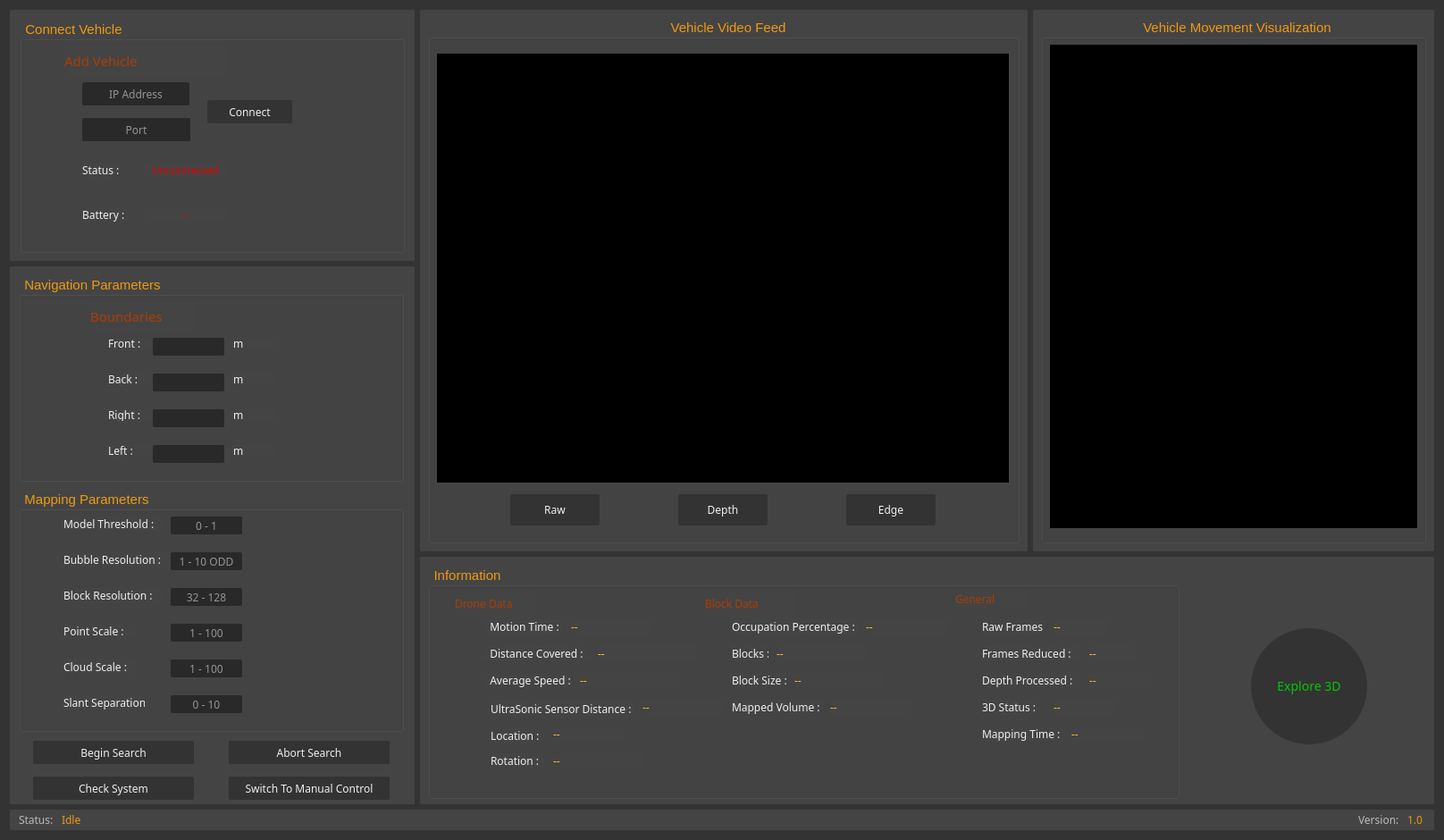
<?xml version="1.0" encoding="UTF-8"?>
<ui version="4.0">
 <class>Form</class>
 <widget class="QWidget" name="Form">
  <property name="windowModality">
   <enum>Qt::ApplicationModal</enum>
  </property>
  <property name="geometry">
   <rect>
    <x>0</x>
    <y>0</y>
    <width>1616</width>
    <height>940</height>
   </rect>
  </property>
  <property name="minimumSize">
   <size>
    <width>1616</width>
    <height>940</height>
   </size>
  </property>
  <property name="maximumSize">
   <size>
    <width>1616</width>
    <height>940</height>
   </size>
  </property>
  <property name="contextMenuPolicy">
   <enum>Qt::NoContextMenu</enum>
  </property>
  <property name="windowTitle">
   <string>Prometheus</string>
  </property>
  <property name="autoFillBackground">
   <bool>false</bool>
  </property>
  <property name="styleSheet">
   <string notr="true">#Form{
    background-color:#333;
}

QPushButton{
    background:linear-gradient(to bottom, #c62d1f 5%, #f24437 100%);
	background-color:#333;
	border-radius:2px;
	color:#eee;
	font-family:Trebuchet MS;
	font-size:12px;
	text-decoration:none;
}

QFrame{ 
    background-color: #444;
	border-radius:2px;
}

QLabel{
    color:#bbb;
	font-family:Trebuchet MS;
	font-size:12px;
}

QLabel[cssClass=&quot;values&quot;]{
    font-weight:light;
    color:#FDC029;
}

QLabel[cssClass=&quot;titles&quot;]{
    color:#e91;
    font-size:15px;
}

QLabel[cssClass=&quot;title2&quot;]{
    color:#AA3D01;
}

QComboBox{
    background-color:#292929;
    color:#ffffff;
	font-family:Trebuchet MS;
	font-size:12px;
    font-weight:bold;
    border-radius:2px;
}

QLineEdit{
    background-color:#292929;
    color:#ffffff;
	font-family:Trebuchet MS;
	font-size:12px;
    border-radius:2px;
}

QCheckBox{
    color:#262626;
	font-family:Trebuchet MS;
	font-size:12px;
}</string>
  </property>
  <layout class="QGridLayout" name="gridLayout">
   <item row="2" column="1" colspan="2">
    <widget class="QFrame" name="frame_4">
     <property name="maximumSize">
      <size>
       <width>16777215</width>
       <height>281</height>
      </size>
     </property>
     <property name="styleSheet">
      <string notr="true">color:#e91;</string>
     </property>
     <property name="frameShape">
      <enum>QFrame::StyledPanel</enum>
     </property>
     <property name="frameShadow">
      <enum>QFrame::Sunken</enum>
     </property>
     <property name="lineWidth">
      <number>2</number>
     </property>
     <property name="midLineWidth">
      <number>0</number>
     </property>
     <widget class="QPushButton" name="BTN_8">
      <property name="geometry">
       <rect>
        <x>930</x>
        <y>80</y>
        <width>130</width>
        <height>130</height>
       </rect>
      </property>
      <property name="maximumSize">
       <size>
        <width>130</width>
        <height>130</height>
       </size>
      </property>
      <property name="styleSheet">
       <string notr="true">border-radius:65px;
color:rgb(0,200,0);
font-family:Trebuchet MS;
font-size:14px; </string>
      </property>
      <property name="text">
       <string>Explore 3D</string>
      </property>
     </widget>
     <widget class="QGroupBox" name="GB_5">
      <property name="geometry">
       <rect>
        <x>9</x>
        <y>10</y>
        <width>841</width>
        <height>261</height>
       </rect>
      </property>
      <property name="font">
       <font>
        <pointsize>11</pointsize>
       </font>
      </property>
      <property name="title">
       <string> Information </string>
      </property>
      <widget class="QLabel" name="LBL_19">
       <property name="geometry">
        <rect>
         <x>60</x>
         <y>120</y>
         <width>101</width>
         <height>16</height>
        </rect>
       </property>
       <property name="styleSheet">
        <string notr="true">color:#eee;</string>
       </property>
       <property name="text">
        <string>   Average Speed :</string>
       </property>
      </widget>
      <widget class="QLabel" name="LBL_24">
       <property name="geometry">
        <rect>
         <x>340</x>
         <y>90</y>
         <width>41</width>
         <height>16</height>
        </rect>
       </property>
       <property name="styleSheet">
        <string notr="true">color:#eee;</string>
       </property>
       <property name="text">
        <string>Blocks :</string>
       </property>
      </widget>
      <widget class="QLabel" name="value_avg_speed">
       <property name="geometry">
        <rect>
         <x>170</x>
         <y>120</y>
         <width>111</width>
         <height>16</height>
        </rect>
       </property>
       <property name="styleSheet">
        <string notr="true">font-weight:light;
color:#FDC029;</string>
       </property>
       <property name="text">
        <string>--</string>
       </property>
      </widget>
      <widget class="QLabel" name="LBL_31">
       <property name="geometry">
        <rect>
         <x>620</x>
         <y>180</y>
         <width>91</width>
         <height>16</height>
        </rect>
       </property>
       <property name="styleSheet">
        <string notr="true">color:#eee;</string>
       </property>
       <property name="text">
        <string>Mapping Time :</string>
       </property>
      </widget>
      <widget class="QLabel" name="LBL_27">
       <property name="geometry">
        <rect>
         <x>620</x>
         <y>60</y>
         <width>71</width>
         <height>16</height>
        </rect>
       </property>
       <property name="styleSheet">
        <string notr="true">color:#eee;</string>
       </property>
       <property name="text">
        <string>Raw Frames :</string>
       </property>
      </widget>
      <widget class="QLabel" name="value_ultrasonic">
       <property name="geometry">
        <rect>
         <x>240</x>
         <y>150</y>
         <width>91</width>
         <height>16</height>
        </rect>
       </property>
       <property name="styleSheet">
        <string notr="true">font-weight:light;
color:#FDC029;</string>
       </property>
       <property name="text">
        <string>--</string>
       </property>
      </widget>
      <widget class="QLabel" name="LBL_25">
       <property name="geometry">
        <rect>
         <x>340</x>
         <y>120</y>
         <width>61</width>
         <height>16</height>
        </rect>
       </property>
       <property name="styleSheet">
        <string notr="true">color:#eee;</string>
       </property>
       <property name="text">
        <string>Block Size :</string>
       </property>
      </widget>
      <widget class="QLabel" name="value_rotation">
       <property name="geometry">
        <rect>
         <x>140</x>
         <y>210</y>
         <width>101</width>
         <height>16</height>
        </rect>
       </property>
       <property name="styleSheet">
        <string notr="true">font-weight:light;
color:#FDC029;</string>
       </property>
       <property name="text">
        <string>--</string>
       </property>
      </widget>
      <widget class="QLabel" name="value_raw">
       <property name="geometry">
        <rect>
         <x>700</x>
         <y>60</y>
         <width>61</width>
         <height>16</height>
        </rect>
       </property>
       <property name="styleSheet">
        <string notr="true">font-weight:light;
color:#FDC029;</string>
       </property>
       <property name="text">
        <string>--</string>
       </property>
      </widget>
      <widget class="QLabel" name="value_depth">
       <property name="geometry">
        <rect>
         <x>740</x>
         <y>120</y>
         <width>71</width>
         <height>16</height>
        </rect>
       </property>
       <property name="styleSheet">
        <string notr="true">font-weight:light;
color:#FDC029;</string>
       </property>
       <property name="text">
        <string>--</string>
       </property>
      </widget>
      <widget class="QLabel" name="value_motion">
       <property name="geometry">
        <rect>
         <x>160</x>
         <y>60</y>
         <width>91</width>
         <height>16</height>
        </rect>
       </property>
       <property name="styleSheet">
        <string notr="true">font-weight:light;
color:#FDC029;</string>
       </property>
       <property name="text">
        <string>--</string>
       </property>
      </widget>
      <widget class="QLabel" name="LBL_18">
       <property name="geometry">
        <rect>
         <x>60</x>
         <y>90</y>
         <width>121</width>
         <height>16</height>
        </rect>
       </property>
       <property name="styleSheet">
        <string notr="true">color:#eee;</string>
       </property>
       <property name="text">
        <string>   Distance Covered :</string>
       </property>
      </widget>
      <widget class="QLabel" name="LBL_20">
       <property name="geometry">
        <rect>
         <x>70</x>
         <y>150</y>
         <width>161</width>
         <height>20</height>
        </rect>
       </property>
       <property name="styleSheet">
        <string notr="true">color:#eee;</string>
       </property>
       <property name="text">
        <string>UltraSonic Sensor Distance :</string>
       </property>
      </widget>
      <widget class="QLabel" name="LBL_21">
       <property name="geometry">
        <rect>
         <x>70</x>
         <y>180</y>
         <width>61</width>
         <height>20</height>
        </rect>
       </property>
       <property name="styleSheet">
        <string notr="true">color:#eee;</string>
       </property>
       <property name="text">
        <string>Location :</string>
       </property>
      </widget>
      <widget class="QLabel" name="LBL_22">
       <property name="geometry">
        <rect>
         <x>70</x>
         <y>210</y>
         <width>61</width>
         <height>16</height>
        </rect>
       </property>
       <property name="styleSheet">
        <string notr="true">color:#eee;</string>
       </property>
       <property name="text">
        <string>Rotation :</string>
       </property>
      </widget>
      <widget class="QLabel" name="value_frame">
       <property name="geometry">
        <rect>
         <x>740</x>
         <y>90</y>
         <width>51</width>
         <height>16</height>
        </rect>
       </property>
       <property name="styleSheet">
        <string notr="true">font-weight:light;
color:#FDC029;</string>
       </property>
       <property name="text">
        <string>--</string>
       </property>
      </widget>
      <widget class="QLabel" name="LBL_28">
       <property name="geometry">
        <rect>
         <x>620</x>
         <y>90</y>
         <width>111</width>
         <height>16</height>
        </rect>
       </property>
       <property name="styleSheet">
        <string notr="true">color:#eee;</string>
       </property>
       <property name="text">
        <string>Frames Reduced :</string>
       </property>
      </widget>
      <widget class="QLabel" name="value_distance">
       <property name="geometry">
        <rect>
         <x>190</x>
         <y>90</y>
         <width>111</width>
         <height>16</height>
        </rect>
       </property>
       <property name="styleSheet">
        <string notr="true">font-weight:light;
color:#FDC029;</string>
       </property>
       <property name="text">
        <string>--</string>
       </property>
      </widget>
      <widget class="QLabel" name="value_3d_status">
       <property name="geometry">
        <rect>
         <x>700</x>
         <y>150</y>
         <width>71</width>
         <height>16</height>
        </rect>
       </property>
       <property name="styleSheet">
        <string notr="true">font-weight:light;
color:#FDC029;</string>
       </property>
       <property name="text">
        <string>--</string>
       </property>
      </widget>
      <widget class="QLabel" name="title_1_2">
       <property name="geometry">
        <rect>
         <x>310</x>
         <y>27</y>
         <width>101</width>
         <height>31</height>
        </rect>
       </property>
       <property name="styleSheet">
        <string notr="true">color:#AA3D01;</string>
       </property>
       <property name="text">
        <string>Block Data</string>
       </property>
      </widget>
      <widget class="QLabel" name="value_mapping">
       <property name="geometry">
        <rect>
         <x>720</x>
         <y>180</y>
         <width>81</width>
         <height>16</height>
        </rect>
       </property>
       <property name="styleSheet">
        <string notr="true">font-weight:light;
color:#FDC029;</string>
       </property>
       <property name="text">
        <string>--</string>
       </property>
      </widget>
      <widget class="QLabel" name="LBL_23">
       <property name="geometry">
        <rect>
         <x>340</x>
         <y>60</y>
         <width>141</width>
         <height>16</height>
        </rect>
       </property>
       <property name="styleSheet">
        <string notr="true">color:#eee;</string>
       </property>
       <property name="text">
        <string>Occupation Percentage :</string>
       </property>
      </widget>
      <widget class="QLabel" name="LBL_30">
       <property name="geometry">
        <rect>
         <x>620</x>
         <y>150</y>
         <width>61</width>
         <height>16</height>
        </rect>
       </property>
       <property name="styleSheet">
        <string notr="true">color:#eee;</string>
       </property>
       <property name="text">
        <string>3D Status :</string>
       </property>
      </widget>
      <widget class="QLabel" name="value_blocks">
       <property name="geometry">
        <rect>
         <x>390</x>
         <y>90</y>
         <width>101</width>
         <height>16</height>
        </rect>
       </property>
       <property name="styleSheet">
        <string notr="true">font-weight:light;
color:#FDC029;</string>
       </property>
       <property name="text">
        <string>--</string>
       </property>
      </widget>
      <widget class="QLabel" name="value_block_size">
       <property name="geometry">
        <rect>
         <x>410</x>
         <y>120</y>
         <width>101</width>
         <height>16</height>
        </rect>
       </property>
       <property name="styleSheet">
        <string notr="true">font-weight:light;
color:#FDC029;</string>
       </property>
       <property name="text">
        <string>--</string>
       </property>
      </widget>
      <widget class="QLabel" name="value_percentage">
       <property name="geometry">
        <rect>
         <x>490</x>
         <y>60</y>
         <width>91</width>
         <height>16</height>
        </rect>
       </property>
       <property name="styleSheet">
        <string notr="true">font-weight:light;
color:#FDC029;</string>
       </property>
       <property name="text">
        <string>--</string>
       </property>
      </widget>
      <widget class="QLabel" name="title_1_1">
       <property name="geometry">
        <rect>
         <x>30</x>
         <y>27</y>
         <width>91</width>
         <height>31</height>
        </rect>
       </property>
       <property name="styleSheet">
        <string notr="true">color:#AA3D01;</string>
       </property>
       <property name="text">
        <string>Drone Data</string>
       </property>
      </widget>
      <widget class="QLabel" name="value_mapped">
       <property name="geometry">
        <rect>
         <x>450</x>
         <y>150</y>
         <width>91</width>
         <height>16</height>
        </rect>
       </property>
       <property name="styleSheet">
        <string notr="true">font-weight:light;
color:#FDC029;</string>
       </property>
       <property name="text">
        <string>--</string>
       </property>
      </widget>
      <widget class="QLabel" name="LBL_29">
       <property name="geometry">
        <rect>
         <x>620</x>
         <y>120</y>
         <width>111</width>
         <height>16</height>
        </rect>
       </property>
       <property name="styleSheet">
        <string notr="true">color:#eee;</string>
       </property>
       <property name="text">
        <string>Depth Processed :</string>
       </property>
      </widget>
      <widget class="QLabel" name="LBL_17">
       <property name="geometry">
        <rect>
         <x>60</x>
         <y>60</y>
         <width>91</width>
         <height>16</height>
        </rect>
       </property>
       <property name="styleSheet">
        <string notr="true">color:#eee;</string>
       </property>
       <property name="text">
        <string>   Motion Time :</string>
       </property>
      </widget>
      <widget class="QLabel" name="LBL_26">
       <property name="geometry">
        <rect>
         <x>340</x>
         <y>150</y>
         <width>101</width>
         <height>16</height>
        </rect>
       </property>
       <property name="styleSheet">
        <string notr="true">color:#eee;</string>
       </property>
       <property name="text">
        <string>Mapped Volume :</string>
       </property>
      </widget>
      <widget class="QLabel" name="value_location">
       <property name="geometry">
        <rect>
         <x>140</x>
         <y>180</y>
         <width>81</width>
         <height>16</height>
        </rect>
       </property>
       <property name="styleSheet">
        <string notr="true">font-weight:light;
color:#FDC029;</string>
       </property>
       <property name="text">
        <string>--</string>
       </property>
      </widget>
      <widget class="QLabel" name="title_1_3">
       <property name="geometry">
        <rect>
         <x>590</x>
         <y>27</y>
         <width>81</width>
         <height>21</height>
        </rect>
       </property>
       <property name="styleSheet">
        <string notr="true">color:#AA3D01;</string>
       </property>
       <property name="text">
        <string>General</string>
       </property>
      </widget>
     </widget>
    </widget>
   </item>
   <item row="0" column="0">
    <widget class="QFrame" name="frame">
     <property name="minimumSize">
      <size>
       <width>453</width>
       <height>281</height>
      </size>
     </property>
     <property name="maximumSize">
      <size>
       <width>453</width>
       <height>281</height>
      </size>
     </property>
     <property name="frameShape">
      <enum>QFrame::Panel</enum>
     </property>
     <property name="frameShadow">
      <enum>QFrame::Sunken</enum>
     </property>
     <property name="lineWidth">
      <number>1</number>
     </property>
     <property name="midLineWidth">
      <number>0</number>
     </property>
     <widget class="QGroupBox" name="GB_1">
      <property name="geometry">
       <rect>
        <x>11</x>
        <y>11</y>
        <width>431</width>
        <height>261</height>
       </rect>
      </property>
      <property name="font">
       <font>
        <pointsize>11</pointsize>
       </font>
      </property>
      <property name="styleSheet">
       <string notr="true">color:#e91;</string>
      </property>
      <property name="title">
       <string> Connect Vehicle </string>
      </property>
      <widget class="QLabel" name="value_status">
       <property name="geometry">
        <rect>
         <x>140</x>
         <y>160</y>
         <width>91</width>
         <height>16</height>
        </rect>
       </property>
       <property name="styleSheet">
        <string notr="true">font-weight:light;
color:rgb(220,0,0);</string>
       </property>
       <property name="text">
        <string>Unconnected</string>
       </property>
       <property name="alignment">
        <set>Qt::AlignCenter</set>
       </property>
      </widget>
      <widget class="QLabel" name="value_battery">
       <property name="geometry">
        <rect>
         <x>140</x>
         <y>210</y>
         <width>91</width>
         <height>16</height>
        </rect>
       </property>
       <property name="styleSheet">
        <string notr="true">font-weight:light;
color:rgb(220,0,0);</string>
       </property>
       <property name="text">
        <string>--</string>
       </property>
       <property name="alignment">
        <set>Qt::AlignCenter</set>
       </property>
      </widget>
      <widget class="QLabel" name="LBL_1">
       <property name="geometry">
        <rect>
         <x>70</x>
         <y>160</y>
         <width>41</width>
         <height>16</height>
        </rect>
       </property>
       <property name="styleSheet">
        <string notr="true">color:#eee;</string>
       </property>
       <property name="text">
        <string>Status :</string>
       </property>
      </widget>
      <widget class="QLabel" name="LBL_2">
       <property name="geometry">
        <rect>
         <x>70</x>
         <y>210</y>
         <width>51</width>
         <height>16</height>
        </rect>
       </property>
       <property name="styleSheet">
        <string notr="true">color:#eee;</string>
       </property>
       <property name="text">
        <string>Battery :</string>
       </property>
      </widget>
      <widget class="QLineEdit" name="INP_ip">
       <property name="geometry">
        <rect>
         <x>70</x>
         <y>70</y>
         <width>120</width>
         <height>26</height>
        </rect>
       </property>
       <property name="styleSheet">
        <string notr="true">background-color:#292929;
color:#ffffff;
font-family:Trebuchet MS;
font-size:12px; 
border-radius:2px;</string>
       </property>
       <property name="cursorPosition">
        <number>0</number>
       </property>
       <property name="alignment">
        <set>Qt::AlignCenter</set>
       </property>
       <property name="placeholderText">
        <string>IP Address</string>
       </property>
      </widget>
      <widget class="QLineEdit" name="INP_port">
       <property name="geometry">
        <rect>
         <x>70</x>
         <y>110</y>
         <width>121</width>
         <height>26</height>
        </rect>
       </property>
       <property name="styleSheet">
        <string notr="true">background-color:#292929;
color:#ffffff;
font-family:Trebuchet MS;
font-size:12px; 
border-radius:2px;</string>
       </property>
       <property name="alignment">
        <set>Qt::AlignCenter</set>
       </property>
       <property name="placeholderText">
        <string>Port</string>
       </property>
      </widget>
      <widget class="QPushButton" name="BTN_connect">
       <property name="geometry">
        <rect>
         <x>210</x>
         <y>90</y>
         <width>95</width>
         <height>26</height>
        </rect>
       </property>
       <property name="minimumSize">
        <size>
         <width>95</width>
         <height>26</height>
        </size>
       </property>
       <property name="styleSheet">
        <string notr="true">color:#eee;</string>
       </property>
       <property name="text">
        <string>Connect</string>
       </property>
      </widget>
      <widget class="QLabel" name="title_1">
       <property name="geometry">
        <rect>
         <x>50</x>
         <y>30</y>
         <width>181</width>
         <height>31</height>
        </rect>
       </property>
       <property name="styleSheet">
        <string notr="true">color:#AA3D01;
font-size:15px;</string>
       </property>
       <property name="text">
        <string>Add Vehicle</string>
       </property>
      </widget>
     </widget>
    </widget>
   </item>
   <item row="0" column="2" rowspan="2">
    <widget class="QFrame" name="frame_5">
     <property name="frameShape">
      <enum>QFrame::StyledPanel</enum>
     </property>
     <property name="frameShadow">
      <enum>QFrame::Sunken</enum>
     </property>
     <property name="midLineWidth">
      <number>0</number>
     </property>
     <layout class="QVBoxLayout" name="verticalLayout_4">
      <item>
       <widget class="QGroupBox" name="GB_6">
        <property name="font">
         <font>
          <pointsize>11</pointsize>
         </font>
        </property>
        <property name="styleSheet">
         <string notr="true">color:#e91;</string>
        </property>
        <property name="title">
         <string> Vehicle Movement Visualization </string>
        </property>
        <property name="alignment">
         <set>Qt::AlignCenter</set>
        </property>
        <widget class="QWidget" name="path_widget" native="true">
         <property name="geometry">
          <rect>
           <x>10</x>
           <y>30</y>
           <width>411</width>
           <height>541</height>
          </rect>
         </property>
         <property name="autoFillBackground">
          <bool>false</bool>
         </property>
         <property name="styleSheet">
          <string notr="true">background-color:#000;</string>
         </property>
        </widget>
       </widget>
      </item>
     </layout>
    </widget>
   </item>
   <item row="1" column="0" rowspan="2">
    <widget class="QFrame" name="frame_2">
     <property name="frameShape">
      <enum>QFrame::Panel</enum>
     </property>
     <property name="frameShadow">
      <enum>QFrame::Sunken</enum>
     </property>
     <property name="lineWidth">
      <number>1</number>
     </property>
     <property name="midLineWidth">
      <number>0</number>
     </property>
     <widget class="QGroupBox" name="GB_2">
      <property name="geometry">
       <rect>
        <x>10</x>
        <y>10</y>
        <width>431</width>
        <height>231</height>
       </rect>
      </property>
      <property name="font">
       <font>
        <pointsize>11</pointsize>
       </font>
      </property>
      <property name="styleSheet">
       <string notr="true">color:#e91;</string>
      </property>
      <property name="title">
       <string> Navigation Parameters </string>
      </property>
      <widget class="QLabel" name="title_2">
       <property name="geometry">
        <rect>
         <x>80</x>
         <y>30</y>
         <width>121</width>
         <height>31</height>
        </rect>
       </property>
       <property name="styleSheet">
        <string notr="true">color:#AA3D01;
font-size:15px;</string>
       </property>
       <property name="text">
        <string>Boundaries</string>
       </property>
      </widget>
      <widget class="QLabel" name="LBL_3">
       <property name="geometry">
        <rect>
         <x>100</x>
         <y>70</y>
         <width>47</width>
         <height>13</height>
        </rect>
       </property>
       <property name="styleSheet">
        <string notr="true">color:#eee;</string>
       </property>
       <property name="text">
        <string>Front :</string>
       </property>
      </widget>
      <widget class="QLabel" name="LBL_5">
       <property name="geometry">
        <rect>
         <x>100</x>
         <y>150</y>
         <width>47</width>
         <height>13</height>
        </rect>
       </property>
       <property name="styleSheet">
        <string notr="true">color:#eee;</string>
       </property>
       <property name="text">
        <string>Right :</string>
       </property>
      </widget>
      <widget class="QLabel" name="LBL_4">
       <property name="geometry">
        <rect>
         <x>100</x>
         <y>110</y>
         <width>47</width>
         <height>13</height>
        </rect>
       </property>
       <property name="styleSheet">
        <string notr="true">color:#eee;</string>
       </property>
       <property name="text">
        <string>Back :</string>
       </property>
      </widget>
      <widget class="QLabel" name="LBL_6">
       <property name="geometry">
        <rect>
         <x>100</x>
         <y>190</y>
         <width>47</width>
         <height>13</height>
        </rect>
       </property>
       <property name="styleSheet">
        <string notr="true">color:#eee;</string>
       </property>
       <property name="text">
        <string>Left :</string>
       </property>
      </widget>
      <widget class="QLineEdit" name="INP_front_length">
       <property name="geometry">
        <rect>
         <x>150</x>
         <y>70</y>
         <width>80</width>
         <height>20</height>
        </rect>
       </property>
       <property name="styleSheet">
        <string>background-color:#292929;
color:#ffffff;
font-family:Trebuchet MS;
font-size:12px; 
border-radius:2px;</string>
       </property>
       <property name="alignment">
        <set>Qt::AlignCenter</set>
       </property>
      </widget>
      <widget class="QLineEdit" name="INP_back_length">
       <property name="geometry">
        <rect>
         <x>150</x>
         <y>110</y>
         <width>80</width>
         <height>20</height>
        </rect>
       </property>
       <property name="styleSheet">
        <string>background-color:#292929;
color:#ffffff;
font-family:Trebuchet MS;
font-size:12px; 
border-radius:2px;</string>
       </property>
       <property name="alignment">
        <set>Qt::AlignCenter</set>
       </property>
      </widget>
      <widget class="QLineEdit" name="INP_right_length">
       <property name="geometry">
        <rect>
         <x>150</x>
         <y>150</y>
         <width>80</width>
         <height>20</height>
        </rect>
       </property>
       <property name="styleSheet">
        <string>background-color:#292929;
color:#ffffff;
font-family:Trebuchet MS;
font-size:12px; 
border-radius:2px;</string>
       </property>
       <property name="alignment">
        <set>Qt::AlignCenter</set>
       </property>
      </widget>
      <widget class="QLineEdit" name="INP_left_length">
       <property name="geometry">
        <rect>
         <x>150</x>
         <y>190</y>
         <width>80</width>
         <height>20</height>
        </rect>
       </property>
       <property name="styleSheet">
        <string>background-color:#292929;
color:#ffffff;
font-family:Trebuchet MS;
font-size:12px; 
border-radius:2px;</string>
       </property>
       <property name="alignment">
        <set>Qt::AlignCenter</set>
       </property>
      </widget>
      <widget class="QLabel" name="LBL_13">
       <property name="geometry">
        <rect>
         <x>240</x>
         <y>70</y>
         <width>47</width>
         <height>13</height>
        </rect>
       </property>
       <property name="styleSheet">
        <string notr="true">color:#eee;</string>
       </property>
       <property name="text">
        <string>m</string>
       </property>
      </widget>
      <widget class="QLabel" name="LBL_14">
       <property name="geometry">
        <rect>
         <x>240</x>
         <y>110</y>
         <width>47</width>
         <height>13</height>
        </rect>
       </property>
       <property name="styleSheet">
        <string notr="true">color:#eee;</string>
       </property>
       <property name="text">
        <string>m</string>
       </property>
      </widget>
      <widget class="QLabel" name="LBL_15">
       <property name="geometry">
        <rect>
         <x>240</x>
         <y>150</y>
         <width>47</width>
         <height>13</height>
        </rect>
       </property>
       <property name="styleSheet">
        <string notr="true">color:#eee;</string>
       </property>
       <property name="text">
        <string>m</string>
       </property>
      </widget>
      <widget class="QLabel" name="LBL_16">
       <property name="geometry">
        <rect>
         <x>240</x>
         <y>190</y>
         <width>47</width>
         <height>13</height>
        </rect>
       </property>
       <property name="styleSheet">
        <string notr="true">color:#eee;</string>
       </property>
       <property name="text">
        <string>m</string>
       </property>
      </widget>
     </widget>
     <widget class="QGroupBox" name="GB_3">
      <property name="geometry">
       <rect>
        <x>10</x>
        <y>250</y>
        <width>431</width>
        <height>271</height>
       </rect>
      </property>
      <property name="font">
       <font>
        <pointsize>11</pointsize>
       </font>
      </property>
      <property name="styleSheet">
       <string notr="true">color:#e91;</string>
      </property>
      <property name="title">
       <string> Mapping Parameters </string>
      </property>
      <widget class="QLabel" name="LBL_7">
       <property name="geometry">
        <rect>
         <x>50</x>
         <y>30</y>
         <width>111</width>
         <height>16</height>
        </rect>
       </property>
       <property name="styleSheet">
        <string notr="true">color:#eee;</string>
       </property>
       <property name="text">
        <string>Model Threshold :</string>
       </property>
      </widget>
      <widget class="QLabel" name="LBL_8">
       <property name="geometry">
        <rect>
         <x>50</x>
         <y>70</y>
         <width>121</width>
         <height>16</height>
        </rect>
       </property>
       <property name="styleSheet">
        <string notr="true">color:#eee;</string>
       </property>
       <property name="text">
        <string>Bubble Resolution :</string>
       </property>
      </widget>
      <widget class="QLabel" name="LBL_9">
       <property name="geometry">
        <rect>
         <x>50</x>
         <y>110</y>
         <width>111</width>
         <height>16</height>
        </rect>
       </property>
       <property name="styleSheet">
        <string notr="true">color:#eee;</string>
       </property>
       <property name="text">
        <string>Block Resolution :</string>
       </property>
      </widget>
      <widget class="QLabel" name="LBL_10">
       <property name="geometry">
        <rect>
         <x>50</x>
         <y>150</y>
         <width>81</width>
         <height>16</height>
        </rect>
       </property>
       <property name="styleSheet">
        <string notr="true">color:#eee;</string>
       </property>
       <property name="text">
        <string>Point Scale :</string>
       </property>
      </widget>
      <widget class="QLabel" name="LBL_11">
       <property name="geometry">
        <rect>
         <x>50</x>
         <y>190</y>
         <width>81</width>
         <height>16</height>
        </rect>
       </property>
       <property name="styleSheet">
        <string notr="true">color:#eee;</string>
       </property>
       <property name="text">
        <string>Cloud Scale :</string>
       </property>
      </widget>
      <widget class="QLabel" name="LBL_12">
       <property name="geometry">
        <rect>
         <x>50</x>
         <y>230</y>
         <width>91</width>
         <height>16</height>
        </rect>
       </property>
       <property name="styleSheet">
        <string notr="true">color:#eee;</string>
       </property>
       <property name="text">
        <string>Slant Separation :</string>
       </property>
      </widget>
      <widget class="QLineEdit" name="INP_model">
       <property name="geometry">
        <rect>
         <x>170</x>
         <y>30</y>
         <width>80</width>
         <height>20</height>
        </rect>
       </property>
       <property name="styleSheet">
        <string>background-color:#292929;
color:#ffffff;
font-family:Trebuchet MS;
font-size:12px; 
border-radius:2px;</string>
       </property>
       <property name="alignment">
        <set>Qt::AlignCenter</set>
       </property>
       <property name="placeholderText">
        <string>0 - 1</string>
       </property>
      </widget>
      <widget class="QLineEdit" name="INP_bubble">
       <property name="geometry">
        <rect>
         <x>170</x>
         <y>70</y>
         <width>80</width>
         <height>20</height>
        </rect>
       </property>
       <property name="styleSheet">
        <string>background-color:#292929;
color:#ffffff;
font-family:Trebuchet MS;
font-size:12px; 
border-radius:2px;</string>
       </property>
       <property name="alignment">
        <set>Qt::AlignCenter</set>
       </property>
       <property name="placeholderText">
        <string>1 - 10 ODD</string>
       </property>
      </widget>
      <widget class="QLineEdit" name="INP_block">
       <property name="geometry">
        <rect>
         <x>170</x>
         <y>110</y>
         <width>80</width>
         <height>20</height>
        </rect>
       </property>
       <property name="styleSheet">
        <string>background-color:#292929;
color:#ffffff;
font-family:Trebuchet MS;
font-size:12px; 
border-radius:2px;</string>
       </property>
       <property name="alignment">
        <set>Qt::AlignCenter</set>
       </property>
       <property name="placeholderText">
        <string>32 - 128</string>
       </property>
      </widget>
      <widget class="QLineEdit" name="INP_point">
       <property name="geometry">
        <rect>
         <x>170</x>
         <y>150</y>
         <width>80</width>
         <height>20</height>
        </rect>
       </property>
       <property name="styleSheet">
        <string>background-color:#292929;
color:#ffffff;
font-family:Trebuchet MS;
font-size:12px; 
border-radius:2px;</string>
       </property>
       <property name="alignment">
        <set>Qt::AlignCenter</set>
       </property>
       <property name="placeholderText">
        <string>1 - 100</string>
       </property>
      </widget>
      <widget class="QLineEdit" name="INP_cloud">
       <property name="geometry">
        <rect>
         <x>170</x>
         <y>190</y>
         <width>80</width>
         <height>20</height>
        </rect>
       </property>
       <property name="styleSheet">
        <string>background-color:#292929;
color:#ffffff;
font-family:Trebuchet MS;
font-size:12px; 
border-radius:2px;</string>
       </property>
       <property name="alignment">
        <set>Qt::AlignCenter</set>
       </property>
       <property name="placeholderText">
        <string>1 - 100</string>
       </property>
      </widget>
      <widget class="QLineEdit" name="INP_slant">
       <property name="geometry">
        <rect>
         <x>170</x>
         <y>230</y>
         <width>80</width>
         <height>20</height>
        </rect>
       </property>
       <property name="styleSheet">
        <string>background-color:#292929;
color:#ffffff;
font-family:Trebuchet MS;
font-size:12px; 
border-radius:2px;</string>
       </property>
       <property name="alignment">
        <set>Qt::AlignCenter</set>
       </property>
       <property name="placeholderText">
        <string>0 - 10</string>
       </property>
      </widget>
     </widget>
     <widget class="QWidget" name="horizontalLayoutWidget">
      <property name="geometry">
       <rect>
        <x>10</x>
        <y>530</y>
        <width>431</width>
        <height>28</height>
       </rect>
      </property>
      <layout class="QHBoxLayout" name="horizontalLayout">
       <item alignment="Qt::AlignHCenter">
        <widget class="QPushButton" name="BTN_search_2">
         <property name="minimumSize">
          <size>
           <width>180</width>
           <height>26</height>
          </size>
         </property>
         <property name="maximumSize">
          <size>
           <width>180</width>
           <height>16777215</height>
          </size>
         </property>
         <property name="text">
          <string>Begin Search</string>
         </property>
        </widget>
       </item>
       <item alignment="Qt::AlignHCenter">
        <widget class="QPushButton" name="BTN_abort_search">
         <property name="minimumSize">
          <size>
           <width>180</width>
           <height>26</height>
          </size>
         </property>
         <property name="text">
          <string>Abort Search</string>
         </property>
        </widget>
       </item>
      </layout>
     </widget>
     <widget class="QWidget" name="horizontalLayoutWidget_2">
      <property name="geometry">
       <rect>
        <x>10</x>
        <y>570</y>
        <width>431</width>
        <height>28</height>
       </rect>
      </property>
      <layout class="QHBoxLayout" name="horizontalLayout_2">
       <item alignment="Qt::AlignHCenter">
        <widget class="QPushButton" name="BTN_check">
         <property name="minimumSize">
          <size>
           <width>180</width>
           <height>26</height>
          </size>
         </property>
         <property name="maximumSize">
          <size>
           <width>180</width>
           <height>16777215</height>
          </size>
         </property>
         <property name="text">
          <string>Check System</string>
         </property>
        </widget>
       </item>
       <item alignment="Qt::AlignHCenter">
        <widget class="QPushButton" name="BTN_MC">
         <property name="minimumSize">
          <size>
           <width>180</width>
           <height>26</height>
          </size>
         </property>
         <property name="text">
          <string>Switch To Manual Control</string>
         </property>
        </widget>
       </item>
      </layout>
     </widget>
    </widget>
   </item>
   <item row="3" column="0" colspan="3">
    <widget class="QFrame" name="frame_6">
     <property name="sizePolicy">
      <sizepolicy hsizetype="MinimumExpanding" vsizetype="Preferred">
       <horstretch>0</horstretch>
       <verstretch>0</verstretch>
      </sizepolicy>
     </property>
     <property name="minimumSize">
      <size>
       <width>0</width>
       <height>23</height>
      </size>
     </property>
     <property name="maximumSize">
      <size>
       <width>16777215</width>
       <height>23</height>
      </size>
     </property>
     <property name="frameShape">
      <enum>QFrame::WinPanel</enum>
     </property>
     <property name="frameShadow">
      <enum>QFrame::Sunken</enum>
     </property>
     <property name="midLineWidth">
      <number>0</number>
     </property>
     <widget class="QWidget" name="layoutWidget">
      <property name="geometry">
       <rect>
        <x>10</x>
        <y>0</y>
        <width>1571</width>
        <height>22</height>
       </rect>
      </property>
      <layout class="QHBoxLayout" name="horizontalLayout_17">
       <item>
        <widget class="QLabel" name="LBL_32">
         <property name="text">
          <string>Status: </string>
         </property>
        </widget>
       </item>
       <item>
        <widget class="QLabel" name="value_18">
         <property name="styleSheet">
          <string notr="true">color:#e91;</string>
         </property>
         <property name="text">
          <string>Idle</string>
         </property>
        </widget>
       </item>
       <item>
        <spacer name="horizontalSpacer">
         <property name="orientation">
          <enum>Qt::Horizontal</enum>
         </property>
         <property name="sizeHint" stdset="0">
          <size>
           <width>40</width>
           <height>20</height>
          </size>
         </property>
        </spacer>
       </item>
       <item alignment="Qt::AlignRight">
        <widget class="QLabel" name="LBL_33">
         <property name="text">
          <string>Version: </string>
         </property>
        </widget>
       </item>
       <item alignment="Qt::AlignLeft">
        <widget class="QLabel" name="value_19">
         <property name="styleSheet">
          <string notr="true">color:#e91;</string>
         </property>
         <property name="text">
          <string>1.0</string>
         </property>
        </widget>
       </item>
      </layout>
     </widget>
    </widget>
   </item>
   <item row="0" column="1" rowspan="2">
    <widget class="QFrame" name="frame_3">
     <property name="minimumSize">
      <size>
       <width>680</width>
       <height>606</height>
      </size>
     </property>
     <property name="frameShape">
      <enum>QFrame::StyledPanel</enum>
     </property>
     <property name="frameShadow">
      <enum>QFrame::Sunken</enum>
     </property>
     <property name="midLineWidth">
      <number>0</number>
     </property>
     <layout class="QVBoxLayout" name="verticalLayout">
      <item>
       <widget class="QGroupBox" name="GB_4">
        <property name="font">
         <font>
          <pointsize>11</pointsize>
         </font>
        </property>
        <property name="styleSheet">
         <string notr="true">color:#e91;</string>
        </property>
        <property name="title">
         <string> Vehicle Video Feed </string>
        </property>
        <property name="alignment">
         <set>Qt::AlignCenter</set>
        </property>
        <widget class="QWidget" name="layoutWidget">
         <property name="geometry">
          <rect>
           <x>10</x>
           <y>520</y>
           <width>641</width>
           <height>61</height>
          </rect>
         </property>
         <layout class="QHBoxLayout" name="horizontalLayout_5">
          <item>
           <widget class="QPushButton" name="BTN_raw">
            <property name="minimumSize">
             <size>
              <width>100</width>
              <height>35</height>
             </size>
            </property>
            <property name="maximumSize">
             <size>
              <width>70</width>
              <height>16777215</height>
             </size>
            </property>
            <property name="styleSheet">
             <string notr="true">color:#eee;</string>
            </property>
            <property name="text">
             <string>Raw</string>
            </property>
           </widget>
          </item>
          <item>
           <widget class="QPushButton" name="BTN_depth">
            <property name="minimumSize">
             <size>
              <width>100</width>
              <height>35</height>
             </size>
            </property>
            <property name="maximumSize">
             <size>
              <width>70</width>
              <height>16777215</height>
             </size>
            </property>
            <property name="styleSheet">
             <string notr="true">color:#eee;</string>
            </property>
            <property name="text">
             <string>Depth</string>
            </property>
           </widget>
          </item>
          <item>
           <widget class="QPushButton" name="BTN_edge">
            <property name="minimumSize">
             <size>
              <width>100</width>
              <height>35</height>
             </size>
            </property>
            <property name="maximumSize">
             <size>
              <width>70</width>
              <height>16777215</height>
             </size>
            </property>
            <property name="styleSheet">
             <string notr="true">color:#eee;</string>
            </property>
            <property name="text">
             <string>Edge</string>
            </property>
           </widget>
          </item>
         </layout>
        </widget>
        <widget class="QWidget" name="img_widget" native="true">
         <property name="geometry">
          <rect>
           <x>10</x>
           <y>40</y>
           <width>640</width>
           <height>480</height>
          </rect>
         </property>
         <property name="autoFillBackground">
          <bool>false</bool>
         </property>
         <property name="styleSheet">
          <string notr="true">background-color:#000;</string>
         </property>
        </widget>
       </widget>
      </item>
     </layout>
    </widget>
   </item>
  </layout>
 </widget>
 <resources/>
 <connections/>
</ui>
